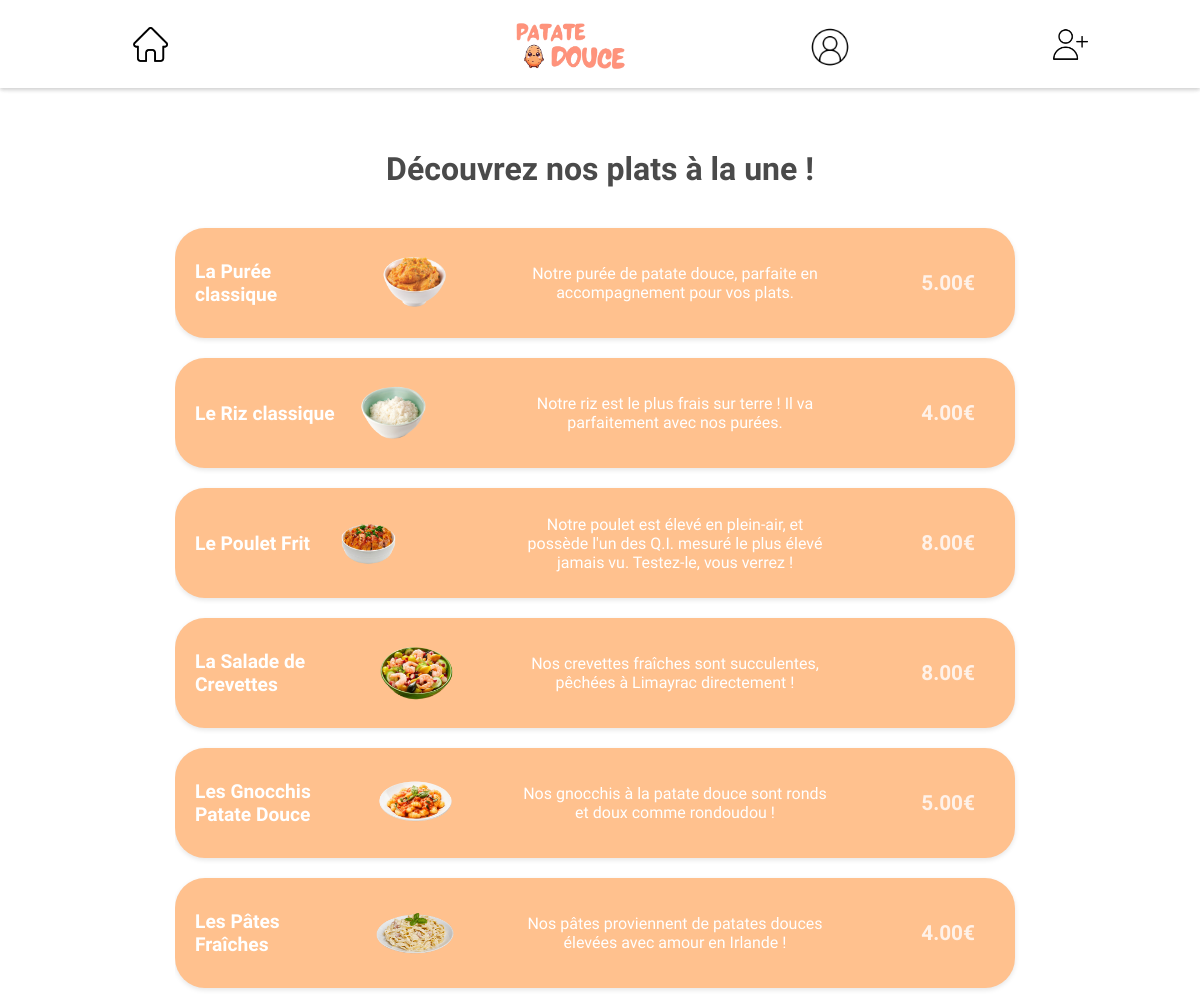
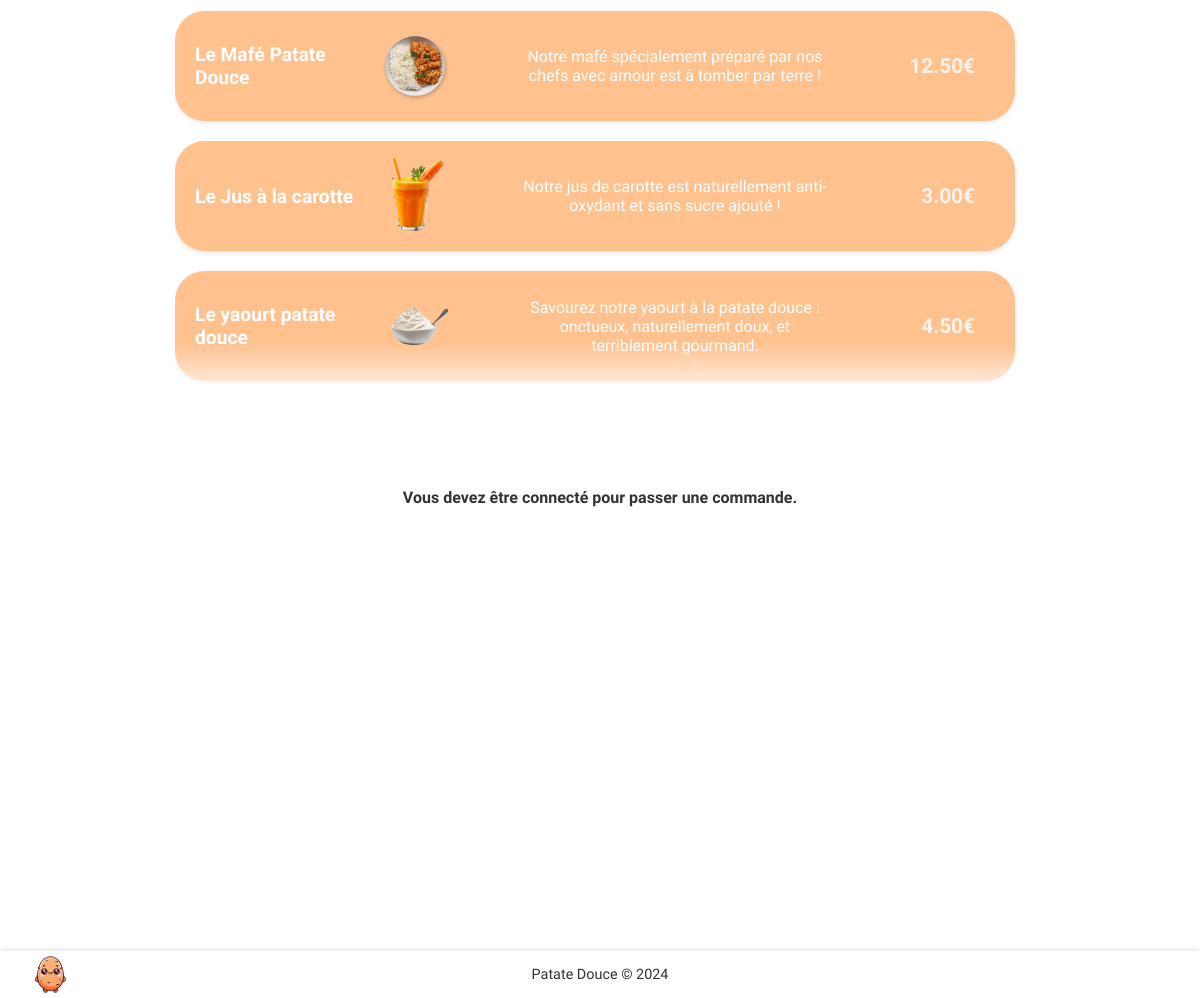
The page / on the database its author committed (2 pictures, top to bottom).
### tables this page shows
CREATE TABLE `produit` (
  `id_produit` int(11) NOT NULL,
  `libelle` varchar(255) DEFAULT NULL,
  `description` varchar(255) DEFAULT NULL,
  `prix_ht` decimal(15,2) DEFAULT NULL
);

### index.php (the view, shortened to what this page needs)
<?php
include "functions/functions.php";
$rows = fetch_produits();
?>
<!DOCTYPE html>
<html lang="fr">
<head>
    <link rel="stylesheet" href="css/main.css">
</head>
<body>
    <?php navbar(); ?>
    <div class="content">
        <div class="title-section">
            <h2>Découvrez nos plats à la une !</h2>
        </div>
        <div class="table-container-non-connecte">
            <table class="table-produit">
                <?php
                foreach ($rows as $row) {
                    echo '
                <tr>
                    <td class="produit-info">
                        <div class="produit-gauche">
                            <span class="produit-libelle">' . $row['libelle'] . '</span>
                            <img src="images/' . $row['libelle'] . '.png" alt="' . $row['libelle'] . '" class="produit-image">
                        </div>
                        <div class="produit-description">
                            <span> ' . $row['description'] . '</span>
                        </div>
                        <div class="produit-droite">
                            <span class="produit-prix"> ' . $row['prix_ht'] . '€</span>
                        </div>
                    </td>
                </tr>';
                }
                ?>
                <tr><td><h4>Restez à l'écoute pour les produits à venir !</h4></td></tr>
            </table>
        </div>
        <h4>Vous devez être connecté pour passer une commande.</h4>
        <?php
        footer();
        ?>
    </div>
</body>
</html>

### functions/functions.php (shortened to what this page needs)
<?php
function navbar()
{
    echo '
    <div class="margin-bottom-navbar">
    <header class="site-header">
    <script src="js/nav.js"></script>
        <nav class="navbar">
            <ul class="nav-liste gauche-nav">
    ';
    if (!isset($_SESSION['pseudo'])) {
        echo '<a href="index.php" onmouseover="Accueil()" onmouseout="Accueil()">
            <img id="Accueil-image" class="imglogoAccueil" src="images/logo/Accueil.png">
            <span id="Accueil-texte" style="display: none;">Accueil</span>
        </a>';
    }
    echo '
            </ul>
            <div class="site-logo" >
                <a href="index.php">
                    <img src="images/logo.png" alt="Patate Douce">
                </a>
            </div>
            <ul class="nav-liste droite-nav">
    ';
    if (!isset($_SESSION['pseudo'])) {
        echo '<a href="connexion.php" class="margin-right-navbar" onmouseover="Connexion()" onmouseout="Connexion()">
            <img id="Connexion-image" class="imglogoConnexion" src="images/logo/Connexion.png">
            <span id="Connexion-texte" style="display: none;">Connexion</span>
        </a>';
        echo '<a href="inscription.php" class="margin-right-navbar" onmouseover="Inscription()" onmouseout="Inscription()">
            <img id="Inscription-image" class="imglogoInscription" src="images/logo/Inscription.png">
            <span id="Inscription-texte" style="display: none;">Inscription</span>
        </a>';
    }
    echo '
            </ul>
        </nav>
    </header>
    </div>
    ';
}
function footer()
{
    echo '
    <footer class="site-footer">
        <img src="images/patateseule.png" alt="Patate Douce Logo" class="footer-logo">
        <span>Patate Douce © 2024</span>
    </footer>
    ';
}
function db_connect()
{
    $dsn = 'mysql:host=localhost;dbname=appresto';
    $user = 'root';
    $password = '';
    try {
        $dbh = new PDO($dsn, $user, $password, array(PDO::MYSQL_ATTR_INIT_COMMAND => "SET NAMES utf8"));
        $dbh->setAttribute(PDO::ATTR_ERRMODE, PDO::ERRMODE_EXCEPTION);
    } catch (PDOException $ex) {
        die("Erreur lors de la connexion SQL : " . $ex->getMessage());
    }
    return $dbh;
}
function fetch_produits()
{
    $dbh = db_connect();
    $sql_produits = 'select id_produit, libelle, description, prix_ht
    from produit';
    try {
        $sth = $dbh->prepare($sql_produits);
        $sth->execute();
        $rows = $sth->fetchAll(PDO::FETCH_ASSOC);
    } catch (PDOException $e) {
        die("<p>Erreur lors de la requête SQL : " . $e->getMessage() . "</p>");
    }
    return $rows;
}

### css/main.css (style rules this page uses)
body, html { margin: 0; padding: 0; font-family: 'Quicksand', sans-serif; }
body { padding-top: 80px; transition: background-color 0.5s ease; background-color: #ffffff; }
h2 { font-size: 2em; text-align: center; color: #4a4a4a; margin: 20px 0 20px 0; }
h4 { font-size: 1em; text-align: center; color: #333; margin: 20px 0 20px 0; }
.site-header { position: fixed; top: 0; width: 100%; background-color: #ffffff; box-shadow: 0 2px 4px rgba(0, 0, 0, 0.1); z-index: 1000; }
.navbar a { display: block; text-align: center; padding: 6px 20px; margin-bottom: -5px; font-size: 20px; text-decoration: none; transition: background-color 0.8s ease; max-width: 350px; width: 180px; transition: scale .5s ease; }
.navbar { overflow: hidden; background-color: #ffffff2d; display: flex; justify-content: center; align-items: center; box-shadow: 0 2px 4px rgba(0, 0, 0, 0.1); }
.gauche-nav, .droite-nav { display: flex; flex: 1; }
.gauche-nav { justify-content: flex-start; }
.droite-nav { justify-content: flex-end; }
.site-logo { text-align: center; }
.site-logo img { max-height: 50px; height: auto; width: auto; padding-top: 10px; padding-bottom: 6px; transition: transform 0.3s ease; }
.site-footer { position: fixed; bottom: 0; width: 100%; background-color: #ffffff; box-shadow: 0 -2px 4px rgba(0, 0, 0, 0.1); z-index: 1000; display: flex; align-items: center; justify-content: center; padding: 15px 0; text-align: center; }
.footer-logo { position: absolute; left: 20px; max-height: 60px; }
.site-footer span { font-size: 0.9em; color: #333; font-weight: normal; }
.table-container-non-connecte { max-height: 63vh; margin: auto; max-width: 70%; padding-right: 10px; overflow-y: scroll; scrollbar-color: rgb(255, 218, 199) rgb(255, 255, 255); scrollbar-width: thin; --mask: linear-gradient(to bottom, rgba(0, 0, 0, 1) 0, rgba(0, 0, 0, 1) 90%, rgba(0, 0, 0, 0) 95%, rgba(0, 0, 0, 0) 0) 100% 50% / 100% 100% repeat-x; -webkit-mask: var(--mask); mask: var(--mask); flex: 1; }
.table-produit { width: 100%; border-collapse: separate; border-spacing: 0 20px; }
.produit-info { display: flex; justify-content: space-between; align-items: center; padding: 15px 20px; background-color: #ffc18e; border-radius: 30px; box-shadow: 0 2px 5px rgba(0, 0, 0, 0.1); transition: background-color .4s ease, transform 0.4s ease; min-height: 80px; }
.produit-gauche { display: flex; align-items: center; flex-basis: 35%; }
.produit-droite { display: flex; align-items: center; justify-content: flex-end; flex-basis: 15%; }
.produit-libelle { color: white; font-size: 1.2em; font-weight: bold; margin-right: 20px; text-align: left; }
.produit-image { max-width: 80px; height: auto; margin-right: 20px; }
.produit-description { flex-basis: 40%; text-align: center; font-size: 1em; color: #ffffff; font-weight: normal; }
.produit-prix { font-size: 1.3em; font-weight: bold; color: #fff2e9; margin-right: 20px; text-align: right; }
.imglogoAccueil { height: 35px; width: 35px; }
.imglogoConnexion { height: 50px; width: 50px; margin-bottom: -6px; }
.imglogoInscription { height: 35px; width: 35px; margin-top: 5px; margin-bottom: 1px; }
.margin-right-navbar { margin-right: 20px; }
.margin-bottom-navbar { margin-bottom: 70px; }

### rows shown on the page
produit: libelle "La Purée classique", libelle (picture), description "Notre purée de patate douce, parfaite en accompagnement pour vos plats.", prix_ht "5.00"
produit: libelle "Le Riz classique", libelle (picture), description "Notre riz est le plus frais sur terre ! Il va parfaitement avec nos purées.", prix_ht "4.00"
produit: libelle "Le Poulet Frit", libelle (picture), description "Notre poulet est élevé en plein-air, et possède l'un des Q.I. mesuré le plus élevé jamais vu. Testez-le, vous verrez !", prix_ht "8.00"
produit: libelle "La Salade de Crevettes", libelle (picture), description "Nos crevettes fraîches sont succulentes, pêchées à Limayrac directement !", prix_ht "8.00"
produit: libelle "Les Gnocchis Patate Douce", libelle (picture), description "Nos gnocchis à la patate douce sont ronds et doux comme rondoudou !", prix_ht "5.00"
produit: libelle "Les Pâtes Fraîches", libelle (picture), description "Nos pâtes proviennent de patates douces élevées avec amour en Irlande !", prix_ht "4.00"
produit: libelle "Le Mafé Patate Douce", libelle (picture), description "Notre mafé spécialement préparé par nos chefs avec amour est à tomber par terre !", prix_ht "12.50"
produit: libelle "Le Jus à la carotte", libelle (picture), description "Notre jus de carotte est naturellement anti-oxydant et sans sucre ajouté !", prix_ht "3.00"
produit: libelle "Le yaourt patate douce", libelle (picture), description "Savourez notre yaourt à la patate douce : onctueux, naturellement doux, et terriblement gourmand.", prix_ht "4.50"
